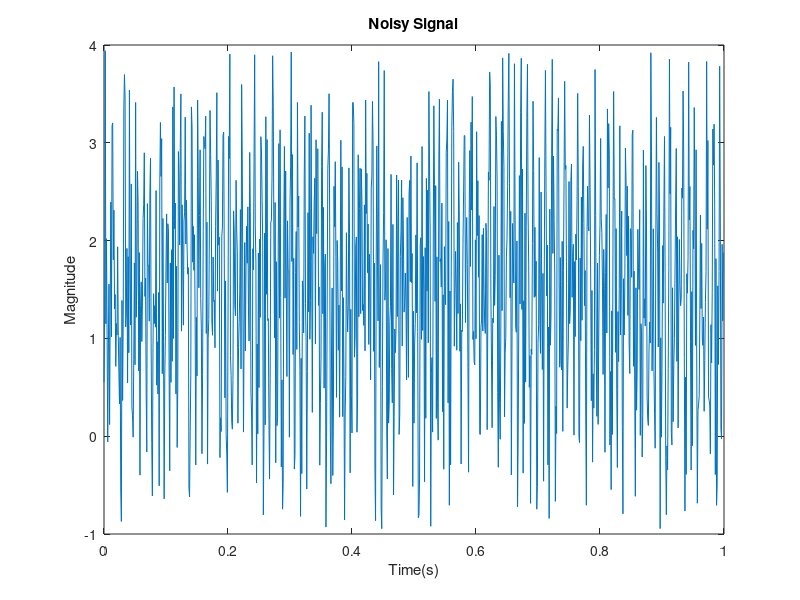
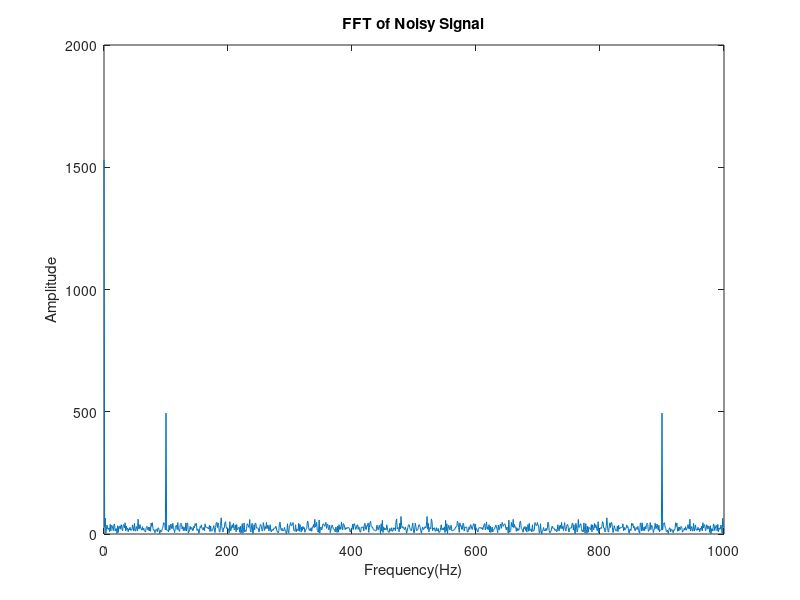
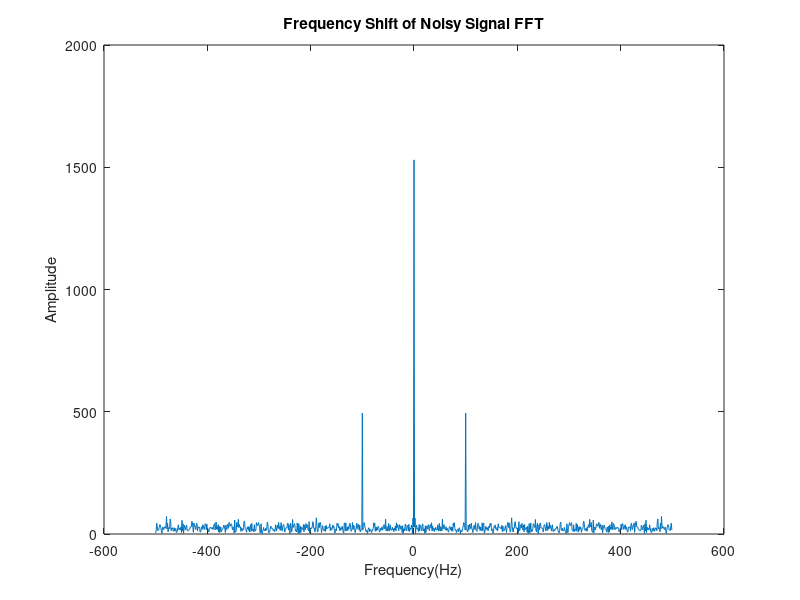

These charts were generated, in order, by the following MATLAB code:
% This is a demonstration of the FFT of a sample wave with noise. The
% purpose of this is to analyze the FFT of a noisy wave and be able to
% distinguish host frequency and noise.

clc;
clear all;
close all;

% Here is where all of the variables of generated wave are initialized
fs = 1000;
dt = 1/fs;
StopTime = 1;
t = (0:dt:StopTime - dt);
f = 100;
A = 1;
Wave = A*sin(2*pi*f*t);
len = length(Wave);

% Here we are adding noise to the wave to simulate a noisy signal then
% plotting it
noise = 3*rand(size(t));
NoiseWave = (noise + Wave);

figure(1);
plot(t, NoiseWave);
title('Noisy Signal')
xlabel('Time(s)')
ylabel('Magnitude')

% Here we are taking the fft of the noisy wave and plotting it
ff = fft(NoiseWave);
freqspace = (0:len - 1) * fs/len;

figure(2)
plot(freqspace,abs(ff));
title('FFT of Noisy Signal')
xlabel('Frequency(Hz)')
ylabel('Amplitude')

% Finally we are taking the fft frequency shift to align the signal with
% the proper frequencies
ffs = fftshift(ff);
shiftfreqspace = (-len/2:len/2 - 1)*(fs/len);

figure(3)
plot(shiftfreqspace, abs(ffs))
title('Frequency Shift of Noisy Signal FFT')
xlabel('Frequency(Hz)')
ylabel('Amplitude')



